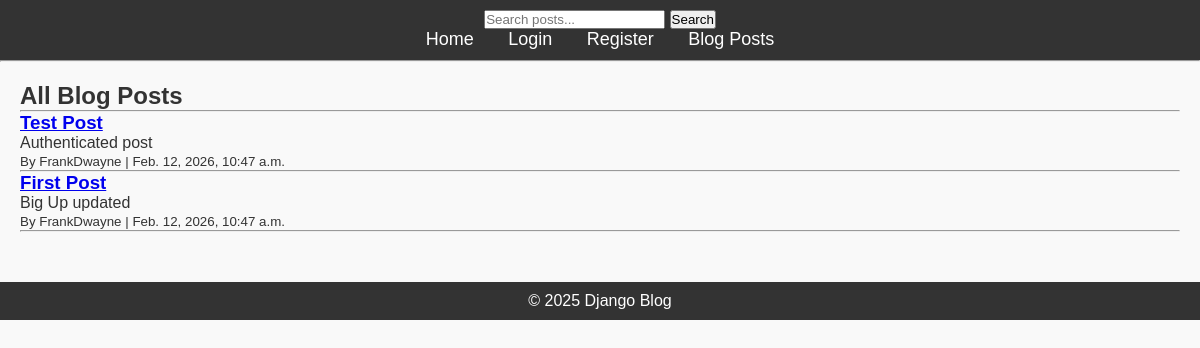
The app's page /posts/, older data.
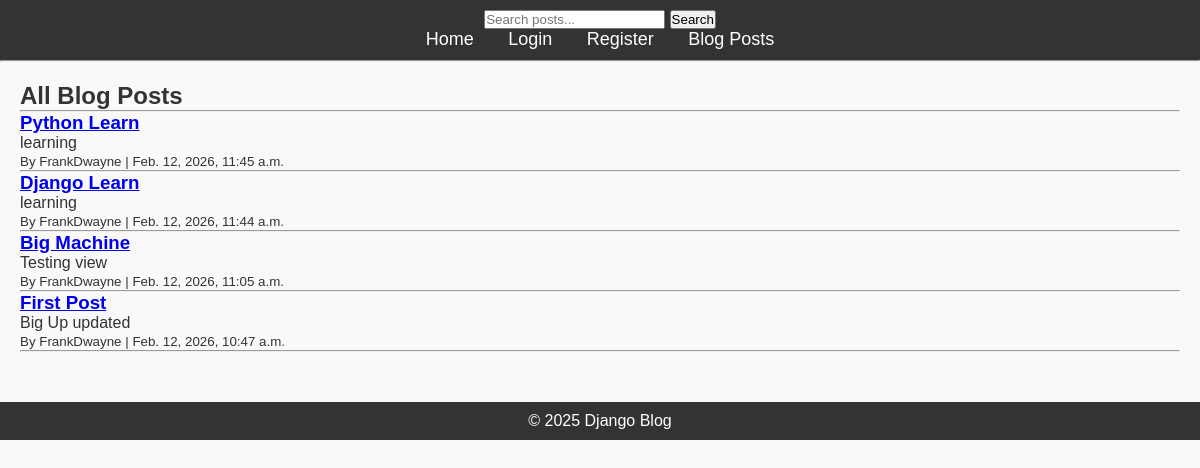
The same page, newer data.
### blog/models.py (models this page shows, shortened)
class Post(models.Model):
    title = models.CharField(max_length=200)
    content = models.TextField()
    published_date = models.DateTimeField(auto_now_add=True)
    author = models.ForeignKey(User, on_delete=models.CASCADE ,related_name="posts")
    tags = TaggableManager(blank=True)

### blog/views.py (the view)
# urls.py: path("posts/", PostListView.as_view(), name="posts"),
class PostListView(ListView):
    model = Post
    template_name = "blog/posts.html"
    context_object_name = "posts"
    ordering = ["-published_date"]

### blog/templates/blog/posts.html (shortened to what this page needs)
{% extends "blog/base.html" %}
{% block content %}
<h2>All Blog Posts</h2>
<hr>
{% if posts %}
    {% for post in posts %}
        <h3>
            <a href="{% url 'post_detail' post.pk %}">
                {{ post.title }}
            </a>
        </h3>
        <p>{{ post.content|truncatechars:150 }}</p>
        <small>By {{ post.author.username }} | {{ post.published_date }}</small>
        <hr>
    {% endfor %}
{% else %}
    <p>No posts available.</p>
{% endif %}
{% endblock %}

### blog/templates/blog/base.html (shortened to what this page needs)
{% load static %}
<!DOCTYPE html>
<html lang="en">
<head>
    <link rel="stylesheet" href="{% static 'css/styles.css' %}">
</head>
<body>
    <header>
        <form method="GET" action="{% url 'search_posts' %}">
    <input type="text" name="q" placeholder="Search posts..." required>
    <button type="submit">Search</button>
</form>
        <nav>
            <ul>
                <li><a href="{% url 'home' %}">Home</a></li>
                {% if user.is_authenticated %}
                  <li><a href="{% url 'profile' %}">Profile</a></li>
                   <li><a href="{% url 'logout' %}">Logout</a></li>
                   <li><a href="{% url 'post_new' %}">New Post</a></li>
               {% else %}
                <li><a href="{% url 'login' %}">Login</a></li>
                <li><a href="{% url 'register' %}">Register</a></li>
                {% endif %}
                <li><a href="{% url 'posts' %}">Blog Posts</a></li>
            </ul>
        </nav>
    </header>
    <hr>
    <div class="content">
        {% block content %}{% endblock %}
    </div>
    <footer>
        <p>&copy; 2025 Django Blog</p>
    </footer>
</body>
</html>

### blog/static/css/styles.css (style rules this page uses)
* { margin: 0; padding: 0; box-sizing: border-box; }
body { font-family: Arial, sans-serif; background-color: #f9f9f9; color: #333; }
header { background-color: #333; padding: 10px; text-align: center; }
header nav ul { list-style-type: none; }
header nav ul li { display: inline; margin: 0 15px; }
header nav ul li a { color: white; text-decoration: none; font-size: 18px; }
.content { margin: 20px; }
footer { text-align: center; margin-top: 50px; padding: 10px; background-color: #333; color: white; }

Row changes from the older to the newer data that the page shows:
removed Post: title "Test Post", content "Authenticated post", author.username "FrankDwayne", published_date "Feb. 12, 2026, 10:47 a.m."
added Post: title "Python Learn", content "learning", author.username "FrankDwayne", published_date "Feb. 12, 2026, 11:45 a.m."
added Post: title "Django Learn", content "learning", author.username "FrankDwayne", published_date "Feb. 12, 2026, 11:44 a.m."
added Post: title "Big Machine", content "Testing view", author.username "FrankDwayne", published_date "Feb. 12, 2026, 11:05 a.m."
